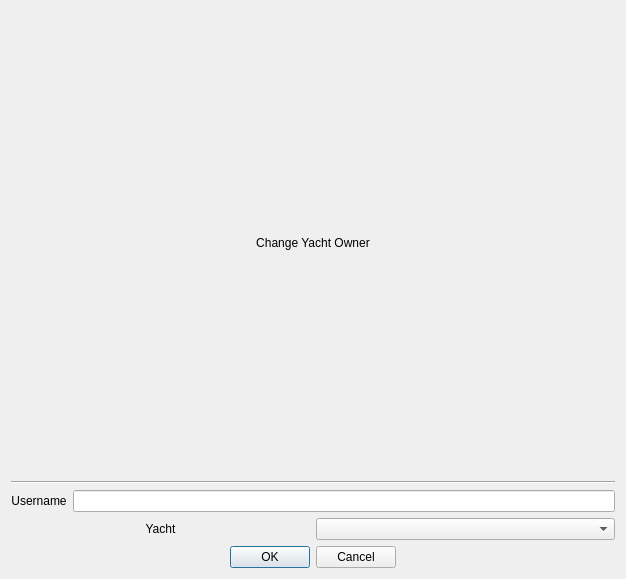
<?xml version="1.0" encoding="UTF-8"?>
<ui version="4.0">
 <class>ChangeOwnerWindow</class>
 <widget class="QDialog" name="ChangeOwnerWindow">
  <property name="geometry">
   <rect>
    <x>0</x>
    <y>0</y>
    <width>626</width>
    <height>579</height>
   </rect>
  </property>
  <property name="windowTitle">
   <string>Dialog</string>
  </property>
  <layout class="QGridLayout" name="gridLayout">
   <item row="0" column="0">
    <layout class="QHBoxLayout" name="horizontalLayout_2">
     <item>
      <spacer name="horizontalSpacer_3">
       <property name="orientation">
        <enum>Qt::Orientation::Horizontal</enum>
       </property>
       <property name="sizeHint" stdset="0">
        <size>
         <width>40</width>
         <height>20</height>
        </size>
       </property>
      </spacer>
     </item>
     <item>
      <widget class="QLabel" name="label_3">
       <property name="text">
        <string>Change Yacht Owner</string>
       </property>
       <property name="alignment">
        <set>Qt::AlignmentFlag::AlignCenter</set>
       </property>
      </widget>
     </item>
     <item>
      <spacer name="horizontalSpacer_4">
       <property name="orientation">
        <enum>Qt::Orientation::Horizontal</enum>
       </property>
       <property name="sizeHint" stdset="0">
        <size>
         <width>40</width>
         <height>20</height>
        </size>
       </property>
      </spacer>
     </item>
    </layout>
   </item>
   <item row="1" column="0">
    <widget class="Line" name="line">
     <property name="orientation">
      <enum>Qt::Orientation::Horizontal</enum>
     </property>
    </widget>
   </item>
   <item row="2" column="0">
    <layout class="QHBoxLayout" name="horizontalLayout_4">
     <item>
      <widget class="QLabel" name="label_2">
       <property name="text">
        <string>Username</string>
       </property>
       <property name="alignment">
        <set>Qt::AlignmentFlag::AlignCenter</set>
       </property>
      </widget>
     </item>
     <item>
      <widget class="QLineEdit" name="UsernameText"/>
     </item>
    </layout>
   </item>
   <item row="3" column="0">
    <layout class="QHBoxLayout" name="horizontalLayout_3">
     <item>
      <widget class="QLabel" name="label">
       <property name="text">
        <string>Yacht</string>
       </property>
       <property name="alignment">
        <set>Qt::AlignmentFlag::AlignCenter</set>
       </property>
      </widget>
     </item>
     <item>
      <widget class="QComboBox" name="YachtComboBox"/>
     </item>
    </layout>
   </item>
   <item row="4" column="0">
    <layout class="QHBoxLayout" name="horizontalLayout">
     <item>
      <spacer name="horizontalSpacer">
       <property name="orientation">
        <enum>Qt::Orientation::Horizontal</enum>
       </property>
       <property name="sizeHint" stdset="0">
        <size>
         <width>40</width>
         <height>20</height>
        </size>
       </property>
      </spacer>
     </item>
     <item>
      <widget class="QDialogButtonBox" name="buttonBox">
       <property name="sizePolicy">
        <sizepolicy hsizetype="Maximum" vsizetype="Fixed">
         <horstretch>0</horstretch>
         <verstretch>0</verstretch>
        </sizepolicy>
       </property>
       <property name="orientation">
        <enum>Qt::Orientation::Horizontal</enum>
       </property>
       <property name="standardButtons">
        <set>QDialogButtonBox::StandardButton::Cancel|QDialogButtonBox::StandardButton::Ok</set>
       </property>
      </widget>
     </item>
     <item>
      <spacer name="horizontalSpacer_2">
       <property name="orientation">
        <enum>Qt::Orientation::Horizontal</enum>
       </property>
       <property name="sizeHint" stdset="0">
        <size>
         <width>40</width>
         <height>20</height>
        </size>
       </property>
      </spacer>
     </item>
    </layout>
   </item>
  </layout>
 </widget>
 <resources/>
 <connections>
  <connection>
   <sender>buttonBox</sender>
   <signal>accepted()</signal>
   <receiver>ChangeOwnerWindow</receiver>
   <slot>accept()</slot>
   <hints>
    <hint type="sourcelabel">
     <x>248</x>
     <y>254</y>
    </hint>
    <hint type="destinationlabel">
     <x>157</x>
     <y>274</y>
    </hint>
   </hints>
  </connection>
  <connection>
   <sender>buttonBox</sender>
   <signal>rejected()</signal>
   <receiver>ChangeOwnerWindow</receiver>
   <slot>reject()</slot>
   <hints>
    <hint type="sourcelabel">
     <x>316</x>
     <y>260</y>
    </hint>
    <hint type="destinationlabel">
     <x>286</x>
     <y>274</y>
    </hint>
   </hints>
  </connection>
 </connections>
</ui>
